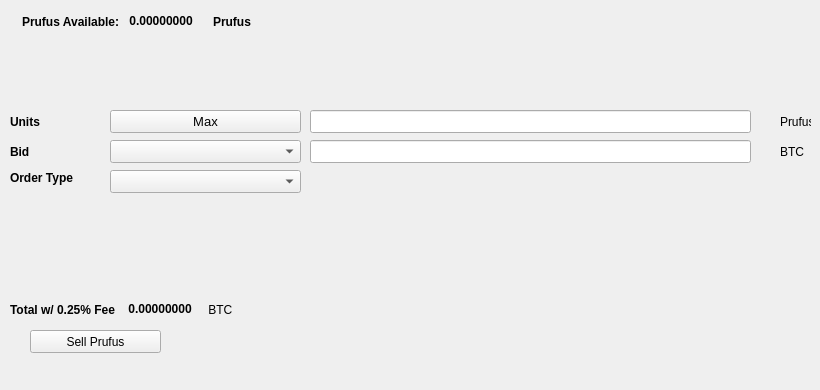
   <widget class="QWidget" name="SellTab">
    <attribute name="title">
     <string>Sell</string>
    </attribute>
    <widget class="QLabel" name="label_16">
     <property name="geometry">
      <rect>
       <x>780</x>
       <y>140</y>
       <width>31</width>
       <height>23</height>
      </rect>
     </property>
     <property name="text">
      <string>BTC</string>
     </property>
    </widget>
    <widget class="QComboBox" name="SellBidcomboBox">
     <property name="geometry">
      <rect>
       <x>110</x>
       <y>140</y>
       <width>191</width>
       <height>23</height>
      </rect>
     </property>
     <property name="font">
      <font>
       <pointsize>10</pointsize>
      </font>
     </property>
    </widget>
    <widget class="QLabel" name="label_18">
     <property name="geometry">
      <rect>
       <x>10</x>
       <y>110</y>
       <width>46</width>
       <height>23</height>
      </rect>
     </property>
     <property name="font">
      <font>
       <weight>75</weight>
       <bold>true</bold>
      </font>
     </property>
     <property name="text">
      <string>Units</string>
     </property>
    </widget>
    <widget class="QPushButton" name="Sell_Max_Amount">
     <property name="geometry">
      <rect>
       <x>110</x>
       <y>110</y>
       <width>191</width>
       <height>23</height>
      </rect>
     </property>
     <property name="font">
      <font>
       <pointsize>10</pointsize>
      </font>
     </property>
     <property name="text">
      <string>Max</string>
     </property>
    </widget>
    <widget class="QLabel" name="label_20">
     <property name="geometry">
      <rect>
       <x>10</x>
       <y>170</y>
       <width>91</width>
       <height>16</height>
      </rect>
     </property>
     <property name="font">
      <font>
       <weight>75</weight>
       <bold>true</bold>
      </font>
     </property>
     <property name="text">
      <string>Order Type</string>
     </property>
    </widget>
    <widget class="QComboBox" name="SellOrdertypeCombo">
     <property name="geometry">
      <rect>
       <x>110</x>
       <y>170</y>
       <width>191</width>
       <height>23</height>
      </rect>
     </property>
     <property name="font">
      <font>
       <pointsize>10</pointsize>
      </font>
     </property>
    </widget>
    <widget class="QLabel" name="label_21">
     <property name="geometry">
      <rect>
       <x>10</x>
       <y>140</y>
       <width>46</width>
       <height>23</height>
      </rect>
     </property>
     <property name="font">
      <font>
       <weight>75</weight>
       <bold>true</bold>
      </font>
     </property>
     <property name="text">
      <string>Bid</string>
     </property>
    </widget>
    <widget class="QLabel" name="label_22">
     <property name="geometry">
      <rect>
       <x>780</x>
       <y>110</y>
       <width>31</width>
       <height>23</height>
      </rect>
     </property>
     <property name="text">
      <string>Prufus</string>
     </property>
    </widget>
    <widget class="QLineEdit" name="UnitsInputPrufus">
     <property name="geometry">
      <rect>
       <x>310</x>
       <y>110</y>
       <width>441</width>
       <height>23</height>
      </rect>
     </property>
     <property name="font">
      <font>
       <pointsize>9</pointsize>
       <weight>75</weight>
       <bold>true</bold>
      </font>
     </property>
    </widget>
    <widget class="QLineEdit" name="SellBidPriceEdit">
     <property name="geometry">
      <rect>
       <x>310</x>
       <y>140</y>
       <width>441</width>
       <height>23</height>
      </rect>
     </property>
     <property name="font">
      <font>
       <pointsize>9</pointsize>
       <weight>75</weight>
       <bold>true</bold>
      </font>
     </property>
    </widget>
    <widget class="QPushButton" name="SellPrufusBTN">
     <property name="geometry">
      <rect>
       <x>30</x>
       <y>330</y>
       <width>131</width>
       <height>23</height>
      </rect>
     </property>
     <property name="text">
      <string>Sell Prufus</string>
     </property>
     <property name="icon">
      <iconset resource="../plexus.qrc">
       <normaloff>:/icons/bitcoin</normaloff>:/icons/bitcoin</iconset>
     </property>
    </widget>
    <widget class="QWidget" name="layoutWidget3">
     <property name="geometry">
      <rect>
       <x>22</x>
       <y>12</y>
       <width>272</width>
       <height>19</height>
      </rect>
     </property>
     <layout class="QHBoxLayout" name="horizontalLayout">
      <item>
       <widget class="QLabel" name="label232_2">
        <property name="font">
         <font>
          <weight>75</weight>
          <bold>true</bold>
         </font>
        </property>
        <property name="text">
         <string>Prufus Available:</string>
        </property>
       </widget>
      </item>
      <item>
       <widget class="QLabel" name="PrufusAvailableLabel">
        <property name="palette">
         <palette>
          <active>
           <colorrole role="WindowText">
            <brush brushstyle="SolidPattern">
             <color alpha="255">
              <red>0</red>
              <green>0</green>
              <blue>0</blue>
             </color>
            </brush>
           </colorrole>
           <colorrole role="Button">
            <brush brushstyle="SolidPattern">
             <color alpha="255">
              <red>0</red>
              <green>170</green>
              <blue>0</blue>
             </color>
            </brush>
           </colorrole>
           <colorrole role="Light">
            <brush brushstyle="SolidPattern">
             <color alpha="255">
              <red>0</red>
              <green>255</green>
              <blue>0</blue>
             </color>
            </brush>
           </colorrole>
           <colorrole role="Midlight">
            <brush brushstyle="SolidPattern">
             <color alpha="255">
              <red>0</red>
              <green>212</green>
              <blue>0</blue>
             </color>
            </brush>
           </colorrole>
           <colorrole role="Dark">
            <brush brushstyle="SolidPattern">
             <color alpha="255">
              <red>0</red>
              <green>85</green>
              <blue>0</blue>
             </color>
            </brush>
           </colorrole>
           <colorrole role="Mid">
            <brush brushstyle="SolidPattern">
             <color alpha="255">
              <red>0</red>
              <green>113</green>
              <blue>0</blue>
             </color>
            </brush>
           </colorrole>
           <colorrole role="Text">
            <brush brushstyle="SolidPattern">
             <color alpha="255">
              <red>0</red>
              <green>170</green>
              <blue>0</blue>
             </color>
            </brush>
           </colorrole>
           <colorrole role="BrightText">
            <brush brushstyle="SolidPattern">
             <color alpha="255">
              <red>255</red>
              <green>255</green>
              <blue>255</blue>
             </color>
            </brush>
           </colorrole>
           <colorrole role="ButtonText">
            <brush brushstyle="SolidPattern">
             <color alpha="255">
              <red>0</red>
              <green>0</green>
              <blue>0</blue>
             </color>
            </brush>
           </colorrole>
           <colorrole role="Base">
            <brush brushstyle="SolidPattern">
             <color alpha="255">
              <red>255</red>
              <green>255</green>
              <blue>255</blue>
             </color>
            </brush>
           </colorrole>
           <colorrole role="Window">
            <brush brushstyle="SolidPattern">
             <color alpha="255">
              <red>0</red>
              <green>170</green>
              <blue>0</blue>
             </color>
            </brush>
           </colorrole>
           <colorrole role="Shadow">
            <brush brushstyle="SolidPattern">
             <color alpha="255">
              <red>0</red>
              <green>0</green>
              <blue>0</blue>
             </color>
            </brush>
           </colorrole>
           <colorrole role="AlternateBase">
            <brush brushstyle="SolidPattern">
             <color alpha="255">
              <red>127</red>
              <green>212</green>
              <blue>127</blue>
             </color>
            </brush>
           </colorrole>
           <colorrole role="ToolTipBase">
            <brush brushstyle="SolidPattern">
             <color alpha="255">
              <red>255</red>
              <green>255</green>
              <blue>220</blue>
             </color>
            </brush>
           </colorrole>
           <colorrole role="ToolTipText">
            <brush brushstyle="SolidPattern">
             <color alpha="255">
              <red>0</red>
              <green>0</green>
              <blue>0</blue>
             </color>
            </brush>
           </colorrole>
          </active>
          <inactive>
           <colorrole role="WindowText">
            <brush brushstyle="SolidPattern">
             <color alpha="255">
              <red>0</red>
              <green>0</green>
              <blue>0</blue>
             </color>
            </brush>
           </colorrole>
           <colorrole role="Button">
            <brush brushstyle="SolidPattern">
             <color alpha="255">
              <red>0</red>
              <green>170</green>
              <blue>0</blue>
             </color>
            </brush>
           </colorrole>
           <colorrole role="Light">
            <brush brushstyle="SolidPattern">
             <color alpha="255">
              <red>0</red>
              <green>255</green>
              <blue>0</blue>
             </color>
            </brush>
           </colorrole>
           <colorrole role="Midlight">
            <brush brushstyle="SolidPattern">
             <color alpha="255">
              <red>0</red>
              <green>212</green>
              <blue>0</blue>
             </color>
            </brush>
           </colorrole>
           <colorrole role="Dark">
            <brush brushstyle="SolidPattern">
             <color alpha="255">
              <red>0</red>
              <green>85</green>
              <blue>0</blue>
             </color>
            </brush>
           </colorrole>
           <colorrole role="Mid">
            <brush brushstyle="SolidPattern">
             <color alpha="255">
              <red>0</red>
              <green>113</green>
              <blue>0</blue>
             </color>
            </brush>
           </colorrole>
           <colorrole role="Text">
            <brush brushstyle="SolidPattern">
             <color alpha="255">
              <red>0</red>
              <green>170</green>
              <blue>0</blue>
             </color>
            </brush>
           </colorrole>
           <colorrole role="BrightText">
            <brush brushstyle="SolidPattern">
             <color alpha="255">
              <red>255</red>
              <green>255</green>
              <blue>255</blue>
             </color>
            </brush>
           </colorrole>
           <colorrole role="ButtonText">
            <brush brushstyle="SolidPattern">
             <color alpha="255">
              <red>0</red>
              <green>0</green>
              <blue>0</blue>
             </color>
            </brush>
           </colorrole>
           <colorrole role="Base">
            <brush brushstyle="SolidPattern">
             <color alpha="255">
              <red>255</red>
              <green>255</green>
              <blue>255</blue>
             </color>
            </brush>
           </colorrole>
           <colorrole role="Window">
            <brush brushstyle="SolidPattern">
             <color alpha="255">
              <red>0</red>
              <green>170</green>
              <blue>0</blue>
             </color>
            </brush>
           </colorrole>
           <colorrole role="Shadow">
            <brush brushstyle="SolidPattern">
             <color alpha="255">
              <red>0</red>
              <green>0</green>
              <blue>0</blue>
             </color>
            </brush>
           </colorrole>
           <colorrole role="AlternateBase">
            <brush brushstyle="SolidPattern">
             <color alpha="255">
              <red>127</red>
              <green>212</green>
              <blue>127</blue>
             </color>
            </brush>
           </colorrole>
           <colorrole role="ToolTipBase">
            <brush brushstyle="SolidPattern">
             <color alpha="255">
              <red>255</red>
              <green>255</green>
              <blue>220</blue>
             </color>
            </brush>
           </colorrole>
           <colorrole role="ToolTipText">
            <brush brushstyle="SolidPattern">
             <color alpha="255">
              <red>0</red>
              <green>0</green>
              <blue>0</blue>
             </color>
            </brush>
           </colorrole>
          </inactive>
          <disabled>
           <colorrole role="WindowText">
            <brush brushstyle="SolidPattern">
             <color alpha="255">
              <red>0</red>
              <green>85</green>
              <blue>0</blue>
             </color>
            </brush>
           </colorrole>
           <colorrole role="Button">
            <brush brushstyle="SolidPattern">
             <color alpha="255">
              <red>0</red>
              <green>170</green>
              <blue>0</blue>
             </color>
            </brush>
           </colorrole>
           <colorrole role="Light">
            <brush brushstyle="SolidPattern">
             <color alpha="255">
              <red>0</red>
              <green>255</green>
              <blue>0</blue>
             </color>
            </brush>
           </colorrole>
           <colorrole role="Midlight">
            <brush brushstyle="SolidPattern">
             <color alpha="255">
              <red>0</red>
              <green>212</green>
              <blue>0</blue>
             </color>
            </brush>
           </colorrole>
           <colorrole role="Dark">
            <brush brushstyle="SolidPattern">
             <color alpha="255">
              <red>0</red>
              <green>85</green>
              <blue>0</blue>
             </color>
            </brush>
           </colorrole>
           <colorrole role="Mid">
            <brush brushstyle="SolidPattern">
             <color alpha="255">
              <red>0</red>
              <green>113</green>
              <blue>0</blue>
             </color>
            </brush>
           </colorrole>
           <colorrole role="Text">
            <brush brushstyle="SolidPattern">
             <color alpha="255">
              <red>0</red>
              <green>85</green>
              <blue>0</blue>
             </color>
            </brush>
           </colorrole>
           <colorrole role="BrightText">
            <brush brushstyle="SolidPattern">
             <color alpha="255">
              <red>255</red>
              <green>255</green>
              <blue>255</blue>
             </color>
            </brush>
           </colorrole>
           <colorrole role="ButtonText">
            <brush brushstyle="SolidPattern">
             <color alpha="255">
              <red>0</red>
              <green>85</green>
              <blue>0</blue>
             </color>
            </brush>
           </colorrole>
           <colorrole role="Base">
            <brush brushstyle="SolidPattern">
             <color alpha="255">
              <red>0</red>
              <green>170</green>
              <blue>0</blue>
             </color>
            </brush>
           </colorrole>
           <colorrole role="Window">
            <brush brushstyle="SolidPattern">
             <color alpha="255">
              <red>0</red>
              <green>170</green>
              <blue>0</blue>
             </color>
            </brush>
           </colorrole>
           <colorrole role="Shadow">
            <brush brushstyle="SolidPattern">
             <color alpha="255">
              <red>0</red>
              <green>0</green>
              <blue>0</blue>
             </color>
            </brush>
           </colorrole>
           <colorrole role="AlternateBase">
            <brush brushstyle="SolidPattern">
             <color alpha="255">
              <red>0</red>
              <green>170</green>
              <blue>0</blue>
             </color>
            </brush>
           </colorrole>
           <colorrole role="ToolTipBase">
            <brush brushstyle="SolidPattern">
             <color alpha="255">
              <red>255</red>
              <green>255</green>
              <blue>220</blue>
             </color>
            </brush>
           </colorrole>
           <colorrole role="ToolTipText">
            <brush brushstyle="SolidPattern">
             <color alpha="255">
              <red>0</red>
              <green>0</green>
              <blue>0</blue>
             </color>
            </brush>
           </colorrole>
          </disabled>
         </palette>
        </property>
        <property name="font">
         <font>
          <weight>75</weight>
          <bold>true</bold>
         </font>
        </property>
        <property name="text">
         <string> 0.00000000 </string>
        </property>
        <property name="textInteractionFlags">
         <set>Qt::LinksAccessibleByMouse|Qt::TextSelectableByKeyboard|Qt::TextSelectableByMouse</set>
        </property>
       </widget>
      </item>
      <item>
       <widget class="QLabel" name="labelPrufus">
        <property name="font">
         <font>
          <weight>75</weight>
          <bold>true</bold>
         </font>
        </property>
        <property name="text">
         <string>Prufus</string>
        </property>
       </widget>
      </item>
     </layout>
    </widget>
    <widget class="QWidget" name="layoutWidget">
     <property name="geometry">
      <rect>
       <x>10</x>
       <y>300</y>
       <width>268</width>
       <height>19</height>
      </rect>
     </property>
     <layout class="QHBoxLayout" name="horizontalLayout_2">
      <item>
       <widget class="QLabel" name="label_19">
        <property name="font">
         <font>
          <weight>75</weight>
          <bold>true</bold>
         </font>
        </property>
        <property name="text">
         <string>Total w/ 0.25% Fee </string>
        </property>
       </widget>
      </item>
      <item>
       <widget class="QLabel" name="SellCostLabel">
        <property name="palette">
         <palette>
          <active>
           <colorrole role="WindowText">
            <brush brushstyle="SolidPattern">
             <color alpha="255">
              <red>0</red>
              <green>0</green>
              <blue>0</blue>
             </color>
            </brush>
           </colorrole>
           <colorrole role="Button">
            <brush brushstyle="SolidPattern">
             <color alpha="255">
              <red>0</red>
              <green>170</green>
              <blue>0</blue>
             </color>
            </brush>
           </colorrole>
           <colorrole role="Light">
            <brush brushstyle="SolidPattern">
             <color alpha="255">
              <red>0</red>
              <green>255</green>
              <blue>0</blue>
             </color>
            </brush>
           </colorrole>
           <colorrole role="Midlight">
            <brush brushstyle="SolidPattern">
             <color alpha="255">
              <red>0</red>
              <green>212</green>
              <blue>0</blue>
             </color>
            </brush>
           </colorrole>
           <colorrole role="Dark">
            <brush brushstyle="SolidPattern">
             <color alpha="255">
              <red>0</red>
              <green>85</green>
              <blue>0</blue>
             </color>
            </brush>
           </colorrole>
           <colorrole role="Mid">
            <brush brushstyle="SolidPattern">
             <color alpha="255">
              <red>0</red>
              <green>113</green>
              <blue>0</blue>
             </color>
            </brush>
           </colorrole>
           <colorrole role="Text">
            <brush brushstyle="SolidPattern">
             <color alpha="255">
              <red>0</red>
              <green>170</green>
              <blue>0</blue>
             </color>
            </brush>
           </colorrole>
           <colorrole role="BrightText">
            <brush brushstyle="SolidPattern">
             <color alpha="255">
              <red>255</red>
              <green>255</green>
              <blue>255</blue>
             </color>
            </brush>
           </colorrole>
           <colorrole role="ButtonText">
            <brush brushstyle="SolidPattern">
             <color alpha="255">
              <red>0</red>
              <green>0</green>
              <blue>0</blue>
             </color>
            </brush>
           </colorrole>
           <colorrole role="Base">
            <brush brushstyle="SolidPattern">
             <color alpha="255">
              <red>255</red>
              <green>255</green>
              <blue>255</blue>
             </color>
            </brush>
           </colorrole>
           <colorrole role="Window">
            <brush brushstyle="SolidPattern">
             <color alpha="255">
              <red>0</red>
              <green>170</green>
              <blue>0</blue>
             </color>
            </brush>
           </colorrole>
           <colorrole role="Shadow">
            <brush brushstyle="SolidPattern">
             <color alpha="255">
              <red>0</red>
              <green>0</green>
              <blue>0</blue>
             </color>
            </brush>
           </colorrole>
           <colorrole role="AlternateBase">
            <brush brushstyle="SolidPattern">
             <color alpha="255">
              <red>127</red>
              <green>212</green>
              <blue>127</blue>
             </color>
            </brush>
           </colorrole>
           <colorrole role="ToolTipBase">
            <brush brushstyle="SolidPattern">
             <color alpha="255">
              <red>255</red>
              <green>255</green>
              <blue>220</blue>
             </color>
            </brush>
           </colorrole>
           <colorrole role="ToolTipText">
            <brush brushstyle="SolidPattern">
             <color alpha="255">
              <red>0</red>
              <green>0</green>
              <blue>0</blue>
             </color>
            </brush>
           </colorrole>
          </active>
          <inactive>
           <colorrole role="WindowText">
            <brush brushstyle="SolidPattern">
             <color alpha="255">
              <red>0</red>
              <green>0</green>
              <blue>0</blue>
             </color>
            </brush>
           </colorrole>
           <colorrole role="Button">
            <brush brushstyle="SolidPattern">
             <color alpha="255">
              <red>0</red>
              <green>170</green>
              <blue>0</blue>
             </color>
            </brush>
           </colorrole>
           <colorrole role="Light">
            <brush brushstyle="SolidPattern">
             <color alpha="255">
              <red>0</red>
              <green>255</green>
              <blue>0</blue>
             </color>
            </brush>
           </colorrole>
           <colorrole role="Midlight">
            <brush brushstyle="SolidPattern">
             <color alpha="255">
              <red>0</red>
              <green>212</green>
              <blue>0</blue>
             </color>
            </brush>
           </colorrole>
           <colorrole role="Dark">
            <brush brushstyle="SolidPattern">
             <color alpha="255">
              <red>0</red>
              <green>85</green>
              <blue>0</blue>
             </color>
            </brush>
           </colorrole>
           <colorrole role="Mid">
            <brush brushstyle="SolidPattern">
             <color alpha="255">
              <red>0</red>
              <green>113</green>
              <blue>0</blue>
             </color>
            </brush>
           </colorrole>
           <colorrole role="Text">
            <brush brushstyle="SolidPattern">
             <color alpha="255">
              <red>0</red>
              <green>170</green>
              <blue>0</blue>
             </color>
            </brush>
           </colorrole>
           <colorrole role="BrightText">
            <brush brushstyle="SolidPattern">
             <color alpha="255">
              <red>255</red>
              <green>255</green>
              <blue>255</blue>
             </color>
            </brush>
           </colorrole>
           <colorrole role="ButtonText">
            <brush brushstyle="SolidPattern">
             <color alpha="255">
              <red>0</red>
              <green>0</green>
              <blue>0</blue>
             </color>
            </brush>
           </colorrole>
           <colorrole role="Base">
            <brush brushstyle="SolidPattern">
             <color alpha="255">
              <red>255</red>
              <green>255</green>
              <blue>255</blue>
             </color>
            </brush>
           </colorrole>
           <colorrole role="Window">
            <brush brushstyle="SolidPattern">
             <color alpha="255">
              <red>0</red>
              <green>170</green>
              <blue>0</blue>
             </color>
            </brush>
           </colorrole>
           <colorrole role="Shadow">
            <brush brushstyle="SolidPattern">
             <color alpha="255">
              <red>0</red>
              <green>0</green>
              <blue>0</blue>
             </color>
            </brush>
           </colorrole>
           <colorrole role="AlternateBase">
            <brush brushstyle="SolidPattern">
             <color alpha="255">
              <red>127</red>
              <green>212</green>
              <blue>127</blue>
             </color>
            </brush>
           </colorrole>
           <colorrole role="ToolTipBase">
            <brush brushstyle="SolidPattern">
             <color alpha="255">
              <red>255</red>
              <green>255</green>
              <blue>220</blue>
             </color>
            </brush>
           </colorrole>
           <colorrole role="ToolTipText">
            <brush brushstyle="SolidPattern">
             <color alpha="255">
              <red>0</red>
              <green>0</green>
              <blue>0</blue>
             </color>
            </brush>
           </colorrole>
          </inactive>
          <disabled>
           <colorrole role="WindowText">
            <brush brushstyle="SolidPattern">
             <color alpha="255">
              <red>0</red>
              <green>85</green>
              <blue>0</blue>
             </color>
            </brush>
           </colorrole>
           <colorrole role="Button">
            <brush brushstyle="SolidPattern">
             <color alpha="255">
              <red>0</red>
              <green>170</green>
              <blue>0</blue>
             </color>
            </brush>
           </colorrole>
           <colorrole role="Light">
            <brush brushstyle="SolidPattern">
             <color alpha="255">
              <red>0</red>
              <green>255</green>
              <blue>0</blue>
             </color>
            </brush>
           </colorrole>
           <colorrole role="Midlight">
            <brush brushstyle="SolidPattern">
             <color alpha="255">
              <red>0</red>
              <green>212</green>
              <blue>0</blue>
             </color>
            </brush>
           </colorrole>
           <colorrole role="Dark">
            <brush brushstyle="SolidPattern">
             <color alpha="255">
              <red>0</red>
              <green>85</green>
              <blue>0</blue>
             </color>
            </brush>
           </colorrole>
           <colorrole role="Mid">
            <brush brushstyle="SolidPattern">
             <color alpha="255">
              <red>0</red>
              <green>113</green>
              <blue>0</blue>
             </color>
            </brush>
           </colorrole>
           <colorrole role="Text">
            <brush brushstyle="SolidPattern">
             <color alpha="255">
              <red>0</red>
              <green>85</green>
              <blue>0</blue>
             </color>
            </brush>
           </colorrole>
           <colorrole role="BrightText">
            <brush brushstyle="SolidPattern">
             <color alpha="255">
              <red>255</red>
              <green>255</green>
              <blue>255</blue>
             </color>
            </brush>
           </colorrole>
           <colorrole role="ButtonText">
            <brush brushstyle="SolidPattern">
             <color alpha="255">
              <red>0</red>
              <green>85</green>
              <blue>0</blue>
             </color>
            </brush>
           </colorrole>
           <colorrole role="Base">
            <brush brushstyle="SolidPattern">
             <color alpha="255">
              <red>0</red>
              <green>170</green>
              <blue>0</blue>
             </color>
            </brush>
           </colorrole>
           <colorrole role="Window">
            <brush brushstyle="SolidPattern">
             <color alpha="255">
              <red>0</red>
              <green>170</green>
              <blue>0</blue>
             </color>
            </brush>
           </colorrole>
           <colorrole role="Shadow">
            <brush brushstyle="SolidPattern">
             <color alpha="255">
              <red>0</red>
              <green>0</green>
              <blue>0</blue>
             </color>
            </brush>
           </colorrole>
           <colorrole role="AlternateBase">
            <brush brushstyle="SolidPattern">
             <color alpha="255">
              <red>0</red>
              <green>170</green>
              <blue>0</blue>
             </color>
            </brush>
           </colorrole>
           <colorrole role="ToolTipBase">
            <brush brushstyle="SolidPattern">
             <color alpha="255">
              <red>255</red>
              <green>255</green>
              <blue>220</blue>
             </color>
            </brush>
           </colorrole>
           <colorrole role="ToolTipText">
            <brush brushstyle="SolidPattern">
             <color alpha="255">
              <red>0</red>
              <green>0</green>
              <blue>0</blue>
             </color>
            </brush>
           </colorrole>
          </disabled>
         </palette>
        </property>
        <property name="font">
         <font>
          <weight>75</weight>
          <bold>true</bold>
         </font>
        </property>
        <property name="autoFillBackground">
         <bool>false</bool>
        </property>
        <property name="text">
         <string> 0.00000000</string>
        </property>
        <property name="textInteractionFlags">
         <set>Qt::LinksAccessibleByMouse|Qt::TextSelectableByMouse</set>
        </property>
       </widget>
      </item>
      <item>
       <widget class="QLabel" name="label_17">
        <property name="font">
         <font>
          <weight>50</weight>
          <bold>false</bold>
         </font>
        </property>
        <property name="text">
         <string> BTC</string>
        </property>
       </widget>
      </item>
     </layout>
    </widget>
    <widget class="QLabel" name="label_23">
     <property name="geometry">
      <rect>
       <x>460</x>
       <y>300</y>
       <width>281</width>
       <height>81</height>
      </rect>
     </property>
     <property name="text">
      <string/>
     </property>
     <property name="pixmap">
      <pixmap>:/images/bittrex</pixmap>
     </property>
    </widget>
   </widget>
